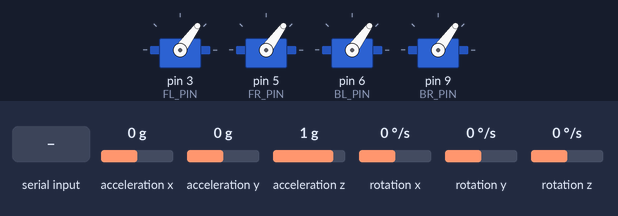
This sketch was run on a simulated Arduino Uno, built with avr-gcc and run on an emulated ATmega328P. Parts: 4 × servo. The inputs (shaded band) are chosen by the test bench; at power-on: acceleration x 0 g, acceleration y 0 g, acceleration z 1 g, rotation x 0 °/s, rotation y 0 °/s, rotation z 0 °/s.

Above: at 4.2 s.
4.3 s: "90,45,200\n" received over Serial
At 6.7 s:
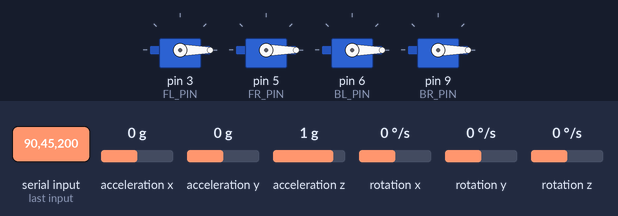
Timing chart, 0 to 8.2 s (numbered marks = the images above; inputs shaded):
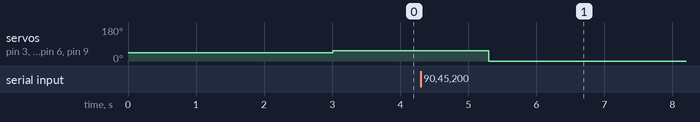

The sketch:

flight_controller.ino
```cpp
#include <Wire.h>
#include <MPU6050.h>
#include <Servo.h>

MPU6050 imu;

Servo motorFL, motorFR, motorBL, motorBR;

#define FL_PIN 3
#define FR_PIN 5
#define BL_PIN 6
#define BR_PIN 9

float kp = 1.8, ki = 0.02, kd = 0.9;
float roll, pitch, yaw;
float rollError, pitchError, yawError;
float rollI, pitchI, yawI;
float prevRoll, prevPitch, prevYaw;

int baseThrottle = 1100;
unsigned long lastTime;

void setup() {
  Serial.begin(115200);
  Wire.begin();
  imu.initialize();

  motorFL.attach(FL_PIN);
  motorFR.attach(FR_PIN);
  motorBL.attach(BL_PIN);
  motorBR.attach(BR_PIN);

  armMotors();
  lastTime = millis();
}

void loop() {
  readIMU();
  readSerial();
  computePID();
  mixMotors();
}

void readIMU() {
  int16_t ax, ay, az, gx, gy, gz;
  imu.getMotion6(&ax,&ay,&az,&gx,&gy,&gz);

  roll  = atan2(ay, az) * 57.3;
  pitch = atan2(-ax, sqrt(ay*ay + az*az)) * 57.3;
  yaw  += gz * 0.000061;
}

void readSerial() {
  if (Serial.available()) {
    rollError  = Serial.parseFloat();
    pitchError = Serial.parseFloat();
    yawError   = Serial.parseFloat();
    baseThrottle = Serial.parseInt();
  }
}

void computePID() {
  float dt = (millis() - lastTime) / 1000.0;
  lastTime = millis();

  rollI  += rollError * dt;
  pitchI += pitchError * dt;
  yawI   += yawError * dt;
}

void mixMotors() {
  int rollOut  = kp*rollError;
  int pitchOut = kp*pitchError;
  int yawOut   = kp*yawError;

  motorFL.writeMicroseconds(baseThrottle + pitchOut - rollOut + yawOut);
  motorFR.writeMicroseconds(baseThrottle + pitchOut + rollOut - yawOut);
  motorBL.writeMicroseconds(baseThrottle - pitchOut - rollOut - yawOut);
  motorBR.writeMicroseconds(baseThrottle - pitchOut + rollOut + yawOut);
}

void armMotors() {
  motorFL.writeMicroseconds(1000);
  motorFR.writeMicroseconds(1000);
  motorBL.writeMicroseconds(1000);
  motorBR.writeMicroseconds(1000);
  delay(3000);
}
```

Measured:
- after the input at 4.3 s, servo on pin 3 (FL_PIN), servo on pin 5 (FR_PIN), servo on pin 6 (BL_PIN), servo on pin 9 (BR_PIN): 54° → 0° after 1.0 s
